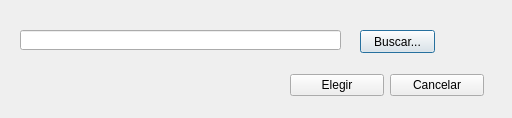
<?xml version="1.0" encoding="UTF-8"?>
<ui version="4.0">
 <class>Dialog</class>
 <widget class="QDialog" name="Dialog">
  <property name="geometry">
   <rect>
    <x>0</x>
    <y>0</y>
    <width>512</width>
    <height>118</height>
   </rect>
  </property>
  <property name="windowTitle">
   <string>Weed_detection</string>
  </property>
  <property name="windowIcon">
   <iconset>
    <normaloff>imgs/ral_icon.jpg</normaloff>imgs/ral_icon.jpg</iconset>
  </property>
  <widget class="QLineEdit" name="path_edit">
   <property name="geometry">
    <rect>
     <x>20</x>
     <y>30</y>
     <width>321</width>
     <height>20</height>
    </rect>
   </property>
   <property name="text">
    <string/>
   </property>
  </widget>
  <widget class="QPushButton" name="browsePathButton">
   <property name="geometry">
    <rect>
     <x>360</x>
     <y>30</y>
     <width>75</width>
     <height>23</height>
    </rect>
   </property>
   <property name="text">
    <string>Buscar...</string>
   </property>
  </widget>
  <widget class="QWidget" name="horizontalLayoutWidget">
   <property name="geometry">
    <rect>
     <x>290</x>
     <y>60</y>
     <width>194</width>
     <height>51</height>
    </rect>
   </property>
   <layout class="QHBoxLayout" name="horizontalLayout">
    <item>
     <widget class="QPushButton" name="trainButton">
      <property name="text">
       <string>Elegir</string>
      </property>
     </widget>
    </item>
    <item>
     <widget class="QPushButton" name="cancelPathButton">
      <property name="text">
       <string>Cancelar</string>
      </property>
     </widget>
    </item>
   </layout>
  </widget>
 </widget>
 <resources/>
 <connections/>
</ui>
